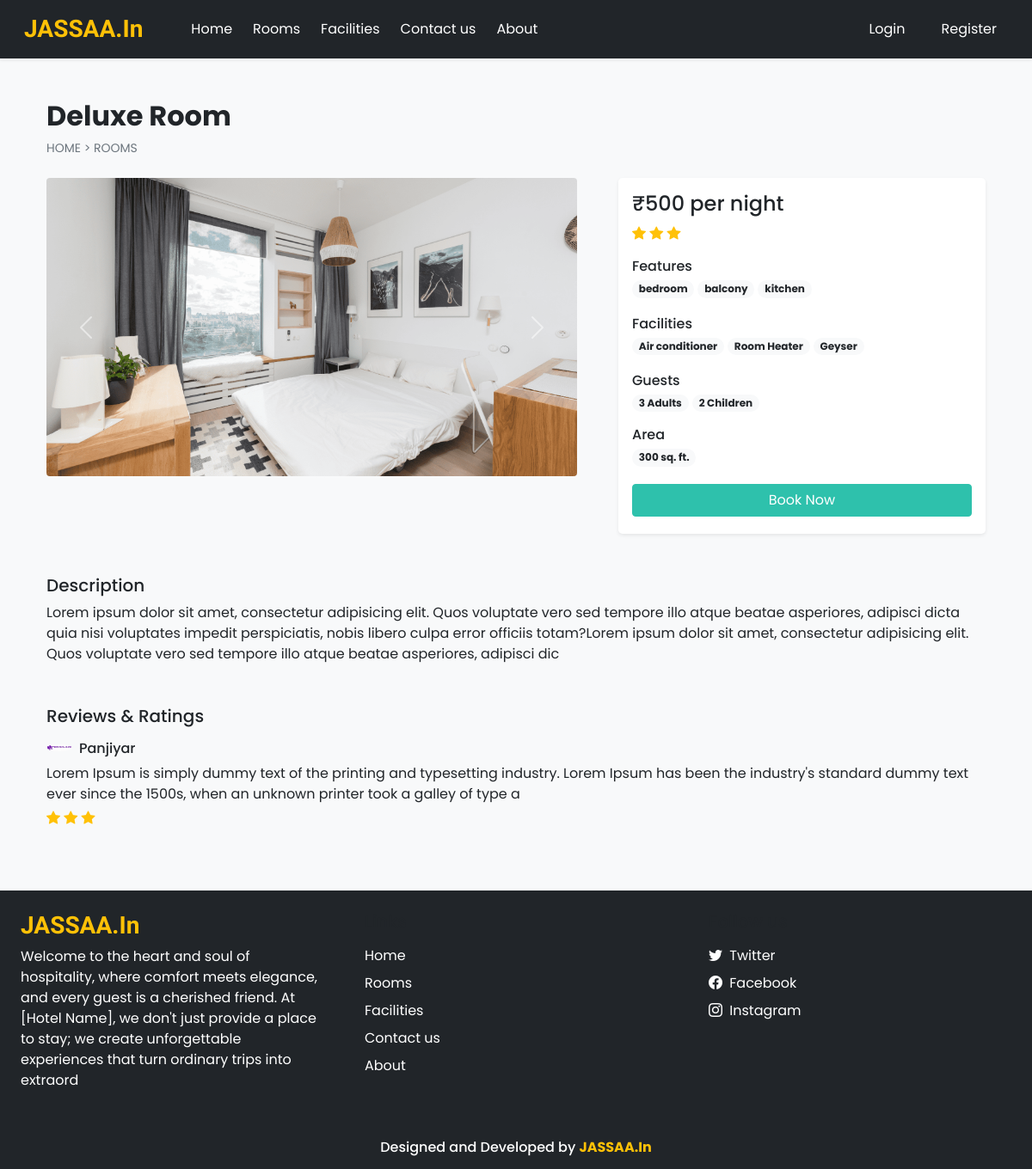
Screenshot of /room_details.php?id=4 with the database file from the repository.
### tables this page shows
CREATE TABLE `settings` (
  `sr_no` int(11) NOT NULL,
  `site_title` varchar(50) NOT NULL,
  `site_about` varchar(250) NOT NULL,
  `shutdown` tinyint(1) NOT NULL
);

CREATE TABLE `rooms` (
  `id` int(11) NOT NULL,
  `name` varchar(150) NOT NULL,
  `area` int(11) NOT NULL,
  `price` int(11) NOT NULL,
  `quantity` int(11) NOT NULL,
  `adult` int(11) NOT NULL,
  `children` int(11) NOT NULL,
  `description` varchar(350) NOT NULL,
  `status` tinyint(4) NOT NULL DEFAULT 1,
  `removed` int(11) NOT NULL DEFAULT 0
);

CREATE TABLE `room_images` (
  `sr_no` int(11) NOT NULL,
  `room_id` int(11) NOT NULL,
  `image` varchar(150) NOT NULL,
  `thumb` tinyint(4) NOT NULL DEFAULT 0
);

CREATE TABLE `features` (
  `id` int(11) NOT NULL,
  `name` varchar(50) NOT NULL
);

CREATE TABLE `facilities` (
  `id` int(11) NOT NULL,
  `icon` varchar(100) NOT NULL,
  `name` varchar(50) NOT NULL,
  `description` varchar(250) NOT NULL
);

CREATE TABLE `rating_review` (
  `sr_no` int(11) NOT NULL,
  `booking_id` int(11) NOT NULL,
  `room_id` int(11) NOT NULL,
  `user_id` int(11) NOT NULL,
  `rating` int(11) NOT NULL,
  `review` varchar(200) NOT NULL,
  `seen` int(11) NOT NULL DEFAULT 0,
  `datentime` datetime NOT NULL DEFAULT current_timestamp()
);

CREATE TABLE `user_cred` (
  `id` int(11) NOT NULL,
  `name` varchar(100) NOT NULL,
  `email` varchar(150) NOT NULL,
  `address` varchar(120) NOT NULL,
  `phonenum` varchar(100) NOT NULL,
  `pincode` int(11) NOT NULL,
  `dob` date NOT NULL,
  `profile` varchar(100) NOT NULL,
  `password` varchar(200) NOT NULL,
  `is_verified` int(11) NOT NULL DEFAULT 0,
  `token` varchar(200) DEFAULT NULL,
  `t_expire` date DEFAULT NULL,
  `status` int(11) NOT NULL DEFAULT 1,
  `datentime` datetime NOT NULL DEFAULT current_timestamp()
);

### admin/inc/db_config.php (called while the page is built, shortened)
<?php
  function select($sql,$values,$datatypes)
  {
    $con = $GLOBALS['con'];
    if($stmt = mysqli_prepare($con,$sql))
    {
      mysqli_stmt_bind_param($stmt,$datatypes,...$values);
      if(mysqli_stmt_execute($stmt)){
        $res = mysqli_stmt_get_result($stmt);
        return $res;
      }
      else{
        mysqli_stmt_close($stmt);
        die("Query cannot be executed - Select");
      }
    }
    else{
      die("Query cannot be prepared - Select");
    }
  }
?>

### room_details.php (the view, shortened to what this page needs)
<!DOCTYPE html>
<html lang="en">
<head>
  <?php require('inc/links.php'); ?>
</head>
<body class="bg-light">
  <?php require('inc/header.php'); ?>
  <?php
    $data = filteration($_GET);
    $room_res = select("SELECT * FROM `rooms` WHERE `id`=? AND `status`=? AND `removed`=?",[$data['id'],1,0],'iii');
    $room_data = mysqli_fetch_assoc($room_res);
  ?>
  <div class="container">
    <div class="row">
      <div class="col-12 my-5 mb-4 px-4">
        <h2 class="fw-bold"><?php echo $room_data['name'] ?></h2>
        <div style="font-size: 14px;">
          <a href="index.php" class="text-secondary text-decoration-none">HOME</a>
          <span class="text-secondary"> > </span>
          <a href="rooms.php" class="text-secondary text-decoration-none">ROOMS</a>
        </div>
      </div>
      <div class="col-lg-7 col-md-12 px-4">
        <div id="roomCarousel" class="carousel slide" data-bs-ride="carousel">
          <div class="carousel-inner">
            <?php
              $room_img = ROOMS_IMG_PATH."thumbnail.jpg";
              $img_q = mysqli_query($con,"SELECT * FROM `room_images`
                WHERE `room_id`='$room_data[id]'");
              if(mysqli_num_rows($img_q)>0)
              {
                $active_class = 'active';
                while($img_res = mysqli_fetch_assoc($img_q))
                {
                  echo"
                    <div class='carousel-item $active_class'>
                      <img src='".ROOMS_IMG_PATH.$img_res['image']."' class='d-block w-100 rounded'>
                    </div>
                  ";
                  $active_class='';
                }
              }
              else{
                echo"<div class='carousel-item active'>
                  <img src='$room_img' class='d-block w-100'>
                </div>";
              }
            ?>
          </div>
          <button class="carousel-control-prev" type="button" data-bs-target="#roomCarousel" data-bs-slide="prev">
            <span class="carousel-control-prev-icon" aria-hidden="true"></span>
          </button>
          <button class="carousel-control-next" type="button" data-bs-target="#roomCarousel" data-bs-slide="next">
            <span class="carousel-control-next-icon" aria-hidden="true"></span>
          </button>
        </div>
      </div>
      <div class="col-lg-5 col-md-12 px-4">
        <div class="card mb-4 border-0 shadow-sm rounded-3 ">
          <div class="card-body">
            <?php
              echo<<<price
                <h4>₹$room_data[price] per night</h4>
              price;
              $rating_q = "SELECT AVG(rating) AS `avg_rating` FROM `rating_review`
                WHERE `room_id`='$room_data[id]' ORDER BY `sr_no` DESC LIMIT 20";
              $rating_res = mysqli_query($con,$rating_q);
              $rating_fetch = mysqli_fetch_assoc($rating_res);
              $rating_data = "";
              if($rating_fetch['avg_rating']!=NULL)
              {
                for($i=0; $i < $rating_fetch['avg_rating']; $i++){
                  $rating_data .="<i class='bi bi-star-fill text-warning'></i> ";
                }
              }
              echo<<<rating
                <div class="mb-3">
                  $rating_data
                </div>
              rating;
              $fea_q = mysqli_query($con,"SELECT f.name FROM `features` f
                INNER JOIN `room_features` rfea ON f.id = rfea.features_id
                WHERE rfea.room_id = '$room_data[id]'");
              $features_data = "";
              while($fea_row = mysqli_fetch_assoc($fea_q)){
                $features_data .="<span class='badge rounded-pill bg-light text-dark text-wrap me-1 mb-1'>
                  $fea_row[name]
                </span>";
              }
              echo<<<features
                <div class="mb-3">
                  <h6 class="mb-1">Features</h6>
                  $features_data
                </div>
              features;
              $fac_q = mysqli_query($con,"SELECT f.name FROM `facilities` f
                INNER JOIN `room_facilities` rfac ON f.id = rfac.facilities_id
                WHERE rfac.room_id = '$room_data[id]'");
              $facilities_data = "";
              while($fac_row = mysqli_fetch_assoc($fac_q)){
                $facilities_data .="<span class='badge rounded-pill bg-light text-dark text-wrap me-1 mb-1'>
                  $fac_row[name]
                </span>";
              }
              echo<<<facilities
                <div class="mb-3">
                  <h6 class="mb-1">Facilities</h6>
                  $facilities_data
                </div>
              facilities;
              echo<<<guests
                <div class="mb-3">
                  <h6 class="mb-1">Guests</h6>
                  <span class="badge rounded-pill bg-light text-dark text-wrap">
                    $room_data[adult] Adults
                  </span>
                  <span class="badge rounded-pill bg-light text-dark text-wrap">
                    $room_data[children] Children
                  </span>
                </div>
              guests;
              echo<<<area
                <div class="mb-3">
                  <h6 class="mb-1">Area</h6>
                  <span class='badge rounded-pill bg-light text-dark text-wrap me-1 mb-1'>
                    $room_data[area] sq. ft.
                  </span>
                </div>
              area;
              if(!$settings_r['shutdown']){
                $login=0;
                echo<<<book
                  <button onclick='checkLoginToBook($login,$room_data[id])' class="btn w-100 text-white custom-bg shadow-none mb-1">Book Now</button>
                book;
              }
            ?>
          </div>
        </div>
      </div>
      <div class="col-12 mt-4 px-4">
        <div class="mb-5">
          <h5>Description</h5>
          <p>
            <?php echo $room_data['description'] ?>
          </p>
        </div>
        <div>
          <h5 class="mb-3">Reviews & Ratings</h5>
          <?php
            $review_q = "SELECT rr.*,uc.name AS uname, uc.profile, r.name AS rname FROM `rating_review` rr
              INNER JOIN `user_cred` uc ON rr.user_id = uc.id
              INNER JOIN `rooms` r ON rr.room_id = r.id
              WHERE rr.room_id = '$room_data[id]'
              ORDER BY `sr_no` DESC LIMIT 15";
            $review_res = mysqli_query($con,$review_q);
            $img_path = USERS_IMG_PATH;
            if(mysqli_num_rows($review_res)==0){
              echo 'No reviews yet!';
            }
            else
            {
              while($row = mysqli_fetch_assoc($review_res))
              {
                $stars = "<i class='bi bi-star-fill text-warning'></i> ";
                for($i=1; $i<$row['rating']; $i++){
                  $stars .= " <i class='bi bi-star-fill text-warning'></i>";
                }
                echo<<<reviews
                  <div class="mb-4">
                    <div class="d-flex align-items-center mb-2">
                      <img src="$img_path$row[profile]" class="rounded-circle" loading="lazy" width="30px">
                      <h6 class="m-0 ms-2">$row[uname]</h6>
                    </div>
                    <p class="mb-1">
                      $row[review]
                    </p>
                    <div>
                      $stars
                    </div>
                  </div>
                reviews;
              }
            }
          ?>
        </div>
      </div>
    </div>
  </div>
  <?php require('inc/footer.php'); ?>
</body>
</html>

### inc/header.php (shortened to what this page needs)
<nav id="nav-bar" class="navbar navbar-expand-lg navbar-light  px-lg-3 py-lg-2 shadow-sm sticky-top bg-dark">
  <div class="container-fluid ">
    <a class="navbar-brand me-5 fw-bold fs-3 h-font text-warning" href="index.php"><?php echo $settings_r['site_title'] ?></a>
    <div class="collapse navbar-collapse" id="navbarSupportedContent">
      <ul class="navbar-nav me-auto mb-2 mb-lg-0">
        <li class="nav-item">
          <a class="nav-link me-2 text-white" href="index.php">Home</a>
        </li>
        <li class="nav-item">
          <a class="nav-link me-2 text-white" href="rooms.php">Rooms</a>
        </li>
        <li class="nav-item">
          <a class="nav-link me-2 text-white" href="facilities.php">Facilities</a>
        </li>
        <li class="nav-item">
          <a class="nav-link me-2 text-white" href="contact.php">Contact us</a>
        </li>
        <li class="nav-item">
          <a class="nav-link text-white" href="about.php">About</a>
        </li>
      </ul>
      <div class="d-flex">
        <?php
          if(isset($_SESSION['login']) && $_SESSION['login']==true)
          {
            $path = USERS_IMG_PATH;
            echo<<<data
              <div class="btn-group ">
                <button type="button" class="btn btn-outline-white shadow-none dropdown-toggle text-white " data-bs-toggle="dropdown" data-bs-display="static" aria-expanded="false">
                  <img src="$path$_SESSION[uPic]" style="width: 25px; height: 25px;" class="me-1 rounded-circle">
                  $_SESSION[uName]
                </button>
                <ul class="dropdown-menu dropdown-menu-lg-end">
                  <li><a class="dropdown-item" href="profile.php">Profile</a></li>
                  <li><a class="dropdown-item" href="bookings.php">Bookings</a></li>
                  <li><a class="dropdown-item" href="logout.php">Logout</a></li>
                </ul>
              </div>
            data;
          }
          else
          {
            echo<<<data
              <button type="button" class="btn btn-outline-white shadow-none me-lg-3 me-2 text-white" data-bs-toggle="modal" data-bs-target="#loginModal">
                Login
              </button>
              <button type="button" class="btn btn-outline-white shadow-none text-white" data-bs-toggle="modal" data-bs-target="#registerModal">
                Register
              </button>
            data;
          }
        ?>
      </div>
    </div>
  </div>
</nav>

### inc/footer.php (shortened to what this page needs)
<div class="container-fluid bg-dark mt-5">
  <div class="row">
    <div class="col-lg-4 p-4">
      <h3 class="h-font fw-bold fs-3 mb-2 text-warning"><?php echo $settings_r['site_title'] ?></h3>
      <p class="text-white">
        <?php echo $settings_r['site_about'] ?>
      </p>
    </div>
    <div class="col-lg-4 p-4">
      <h5 class="mb-3">Links</h5>
      <a href="index.php" class="d-inline-block mb-2 text-white text-decoration-none">Home</a> <br>
      <a href="rooms.php" class="d-inline-block mb-2 text-white text-decoration-none">Rooms</a> <br>
      <a href="facilities.php" class="d-inline-block mb-2 text-white text-decoration-none">Facilities</a> <br>
      <a href="contact.php" class="d-inline-block mb-2 text-white text-decoration-none">Contact us</a> <br>
      <a href="about.php" class="d-inline-block mb-2 text-white text-decoration-none">About</a>
    </div>
    <div class="col-lg-4 p-4">
        <h5 class="mb-3">Follow us</h5>
        <?php
          if($contact_r['tw']!=''){
            echo<<<data
              <a href="$contact_r[tw]" class="d-inline-block text-white text-decoration-none mb-2">
                <i class="bi bi-twitter me-1"></i> Twitter
              </a><br>
            data;
          }
        ?>
        <a href="<?php echo $contact_r['fb'] ?>" class="d-inline-block text-white text-decoration-none mb-2">
          <i class="bi bi-facebook me-1"></i> Facebook
        </a><br>
        <a href="<?php echo $contact_r['insta'] ?>" class="d-inline-block text-white text-decoration-none">
          <i class="bi bi-instagram me-1"></i> Instagram
        </a><br>
    </div>
  </div>
</div>
<h6 class="text-center bg-dark text-white p-3 m-0">Designed and Developed by <b class="text-warning">JASSAA.In</b></h6>

### css/common.css (style rules this page uses)
:root { --teal: #2ec1ac; --teal_hover: #279e8c; }
* { font-family: 'Poppins', sans-serif; }
.h-font { font-family: 'Merienda', cursive; }
.custom-bg { background-color: var(--teal); border: 1px solid var(--teal); }

### rows the page displays
settings: site_title "JASSAA.In", site_about "Welcome to the heart and soul of hospitality, where comfort meets elegance, and every guest is a cherished friend. At [Hotel Name], we don't just provide a place to stay; we create unforgettable experiences that turn ordinary trips into extraord"
rooms: name "Deluxe Room", price "500", adult "3", children "2", area "300", description "Lorem ipsum dolor sit amet, consectetur adipisicing elit. Quos voluptate vero sed tempore illo atque beatae asperiores, adipisci dicta quia nisi voluptates impedit perspiciatis, nobis libero culpa error officiis totam?Lorem ipsum dolor sit amet, consectetur adipisicing elit. Quos voluptate vero sed tempore illo atque beatae asperiores, adipisci dic"
room_images: image (picture)
features: name "bedroom"
features: name "balcony"
features: name "kitchen"
facilities: name "Air conditioner"
facilities: name "Room Heater"
facilities: name "Geyser"
rating_review: user.profile (picture), user.name "Panjiyar", review "Lorem Ipsum is simply dummy text of the printing and typesetting industry. Lorem Ipsum has been the industry's standard dummy text ever since the 1500s, when an unknown printer took a galley of type a"
